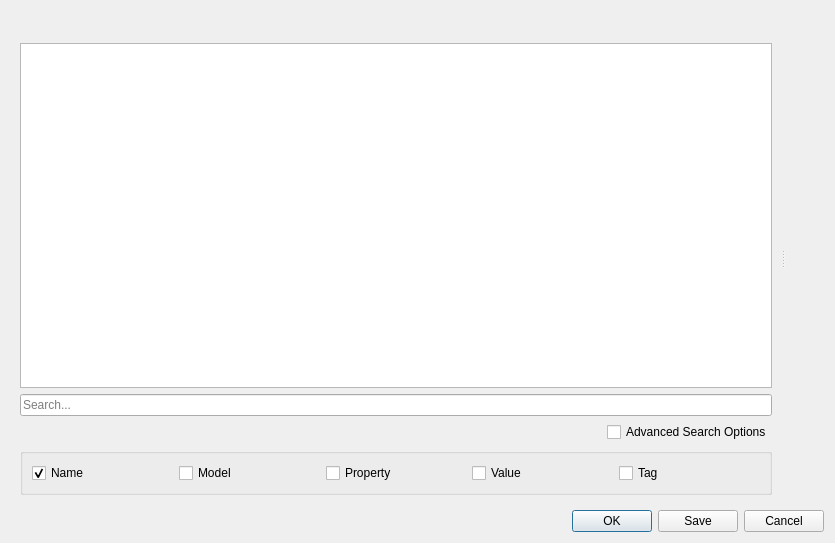
<?xml version="1.0" encoding="UTF-8"?>
<ui version="4.0">
 <class>MatGui::MaterialsEditor</class>
 <widget class="QDialog" name="MatGui::MaterialsEditor">
  <property name="geometry">
   <rect>
    <x>0</x>
    <y>0</y>
    <width>835</width>
    <height>543</height>
   </rect>
  </property>
  <property name="sizePolicy">
   <sizepolicy hsizetype="Preferred" vsizetype="Preferred">
    <horstretch>0</horstretch>
    <verstretch>0</verstretch>
   </sizepolicy>
  </property>
  <property name="windowTitle">
   <string>Materials</string>
  </property>
  <property name="sizeGripEnabled">
   <bool>false</bool>
  </property>
  <layout class="QVBoxLayout" name="verticalLayout">
   <item>
    <widget class="QSplitter" name="splitter">
     <property name="frameShape">
      <enum>QFrame::Shape::NoFrame</enum>
     </property>
     <property name="frameShadow">
      <enum>QFrame::Shadow::Plain</enum>
     </property>
     <property name="orientation">
      <enum>Qt::Orientation::Horizontal</enum>
     </property>
     <property name="childrenCollapsible">
      <bool>false</bool>
     </property>
     <widget class="QFrame" name="frameMaterialTree">
      <property name="frameShape">
       <enum>QFrame::Shape::NoFrame</enum>
      </property>
      <property name="frameShadow">
       <enum>QFrame::Shadow::Plain</enum>
      </property>
      <layout class="QVBoxLayout" name="frameLayout">
       <item>
        <widget class="QToolBar" name="treeToolBar"/>
       </item>
       <item>
        <widget class="QTreeView" name="treeMaterials">
         <property name="acceptDrops">
          <bool>false</bool>
         </property>
         <property name="selectionBehavior">
          <enum>QAbstractItemView::SelectionBehavior::SelectItems</enum>
         </property>
         <property name="headerHidden">
          <bool>true</bool>
         </property>
        </widget>
       </item>
       <item>
        <widget class="QLineEdit" name="editSearch">
         <property name="text">
          <string/>
         </property>
         <property name="placeholderText">
          <string>Search...</string>
         </property>
        </widget>
       </item>
       <item alignment="Qt::AlignmentFlag::AlignRight">
        <widget class="QCheckBox" name="checkAdvancedSearch">
         <property name="text">
          <string>Advanced Search Options</string>
         </property>
        </widget>
       </item>
       <item>
        <widget class="QGroupBox" name="groupAdvancedSearch">
         <property name="sizePolicy">
          <sizepolicy hsizetype="Minimum" vsizetype="Preferred">
           <horstretch>0</horstretch>
           <verstretch>0</verstretch>
          </sizepolicy>
         </property>
         <property name="title">
          <string/>
         </property>
         <property name="flat">
          <bool>false</bool>
         </property>
         <property name="checkable">
          <bool>false</bool>
         </property>
         <property name="checked">
          <bool>false</bool>
         </property>
         <layout class="QHBoxLayout" name="horizontalLayout_5">
          <item>
           <widget class="QCheckBox" name="checkSearchName">
            <property name="toolTip">
             <string>Search the material or folder name</string>
            </property>
            <property name="text">
             <string>Name</string>
            </property>
            <property name="checked">
             <bool>true</bool>
            </property>
           </widget>
          </item>
          <item>
           <widget class="QCheckBox" name="checkSearchModel">
            <property name="toolTip">
             <string>Search for the model by name</string>
            </property>
            <property name="text">
             <string>Model</string>
            </property>
           </widget>
          </item>
          <item>
           <widget class="QCheckBox" name="checkSearchProperty">
            <property name="toolTip">
             <string>Search the model property name</string>
            </property>
            <property name="text">
             <string>Property</string>
            </property>
           </widget>
          </item>
          <item>
           <widget class="QCheckBox" name="checkSearchValue">
            <property name="toolTip">
             <string>Search all property values</string>
            </property>
            <property name="text">
             <string>Value</string>
            </property>
           </widget>
          </item>
          <item>
           <widget class="QCheckBox" name="checkSearchTag">
            <property name="toolTip">
             <string>Search material tags</string>
            </property>
            <property name="text">
             <string>Tag</string>
            </property>
           </widget>
          </item>
         </layout>
        </widget>
       </item>
      </layout>
     </widget>
     <widget class="QFrame" name="frameProperties">
      <property name="frameShape">
       <enum>QFrame::Shape::NoFrame</enum>
      </property>
      <property name="frameShadow">
       <enum>QFrame::Shadow::Plain</enum>
      </property>
      <layout class="QVBoxLayout" name="verticalLayout_2">
       <item>
        <widget class="QStackedWidget" name="stackedWidget">
         <widget class="MaterialPropertiesWidget" name="materialPropertiesWidget"/>
         <widget class="PropertiesWidget" name="propertiesWidget"/>
        </widget>
       </item>
      </layout>
     </widget>
    </widget>
   </item>
   <item>
    <widget class="QDialogButtonBox" name="standardButtons">
     <property name="orientation">
      <enum>Qt::Orientation::Horizontal</enum>
     </property>
     <property name="standardButtons">
      <set>QDialogButtonBox::StandardButton::Cancel|QDialogButtonBox::StandardButton::Ok|QDialogButtonBox::StandardButton::Save</set>
     </property>
    </widget>
   </item>
  </layout>
 </widget>
 <customwidgets>
  <customwidget>
   <class>MaterialPropertiesWidget</class>
   <extends>QWidget</extends>
   <header>Mod/Material/Gui/Widgets/MaterialPropertiesWidget.h</header>
   <container>1</container>
  </customwidget>
  <customwidget>
   <class>PropertiesWidget</class>
   <extends>QWidget</extends>
   <header>Mod/Material/Gui/Widgets/PropertiesWidget.h</header>
   <container>1</container>
  </customwidget>
 </customwidgets>
 <tabstops>
  <tabstop>treeMaterials</tabstop>
  <tabstop>editSearch</tabstop>
  <tabstop>groupAdvancedSearch</tabstop>
  <tabstop>checkSearchName</tabstop>
  <tabstop>checkSearchModel</tabstop>
  <tabstop>checkSearchProperty</tabstop>
  <tabstop>checkSearchValue</tabstop>
  <tabstop>checkSearchTag</tabstop>
 </tabstops>
 <resources/>
 <connections/>
</ui>
